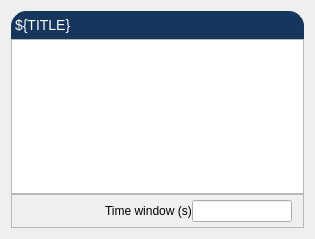
<?xml version="1.0" encoding="UTF-8"?>
<ui version="4.0">
 <class>Form</class>
 <widget class="QWidget" name="Form">
  <property name="geometry">
   <rect>
    <x>0</x>
    <y>0</y>
    <width>315</width>
    <height>239</height>
   </rect>
  </property>
  <property name="sizePolicy">
   <sizepolicy hsizetype="Fixed" vsizetype="Fixed">
    <horstretch>0</horstretch>
    <verstretch>0</verstretch>
   </sizepolicy>
  </property>
  <property name="windowTitle">
   <string>Form</string>
  </property>
  <layout class="QVBoxLayout" name="verticalLayout_2">
   <item>
    <layout class="QVBoxLayout" name="verticalLayout">
     <property name="spacing">
      <number>0</number>
     </property>
     <property name="sizeConstraint">
      <enum>QLayout::SetFixedSize</enum>
     </property>
     <property name="topMargin">
      <number>0</number>
     </property>
     <property name="bottomMargin">
      <number>0</number>
     </property>
     <item>
      <widget class="QLabel" name="label_4">
       <property name="styleSheet">
        <string notr="true">QLabel {
    qproperty-alignment: AlignCenter;
    border: 1px solid #FF17365D;
    border-top-left-radius: 15px;
    border-top-right-radius: 15px;
    background-color: #FF17365D;
    padding: 5px 0px;
    color: rgb(255, 255, 255);
    max-height: 25px;
    font-size: 14px;
}</string>
       </property>
       <property name="text">
        <string>${TITLE}</string>
       </property>
      </widget>
     </item>
     <item>
      <widget class="PyDMTimePlot" name="timeplot">
       <property name="minimumSize">
        <size>
         <width>200</width>
         <height>150</height>
        </size>
       </property>
       <property name="toolTip">
        <string/>
       </property>
       <property name="yAxes">
        <stringlist>
         <string>{&quot;name&quot;: &quot;Axis 1&quot;, &quot;orientation&quot;: &quot;left&quot;, &quot;label&quot;: null, &quot;minRange&quot;: -1.265319018496, &quot;maxRange&quot;: 1.265319018496, &quot;autoRange&quot;: true, &quot;logMode&quot;: false}</string>
        </stringlist>
       </property>
       <property name="curves">
        <stringlist>
         <string>{&quot;channel&quot;: &quot;calc://a:${IDX}?A=ca://${EBUILDPV}.VALA&amp;expr=A.item(${IDX})&quot;, &quot;plot_style&quot;: &quot;Line&quot;, &quot;name&quot;: &quot;${TITLE}&quot;, &quot;color&quot;: &quot;white&quot;, &quot;lineStyle&quot;: 0, &quot;lineWidth&quot;: 1, &quot;symbol&quot;: &quot;o&quot;, &quot;symbolSize&quot;: 3, &quot;yAxisName&quot;: &quot;Axis 1&quot;, &quot;barWidth&quot;: null, &quot;upperThreshold&quot;: null, &quot;lowerThreshold&quot;: null, &quot;thresholdColor&quot;: &quot;white&quot;}</string>
        </stringlist>
       </property>
       <property name="bufferSize">
        <number>72000</number>
       </property>
       <property name="updateMode" stdset="0">
        <enum>PyDMTimePlot::OnValueChange</enum>
       </property>
       <property name="timeSpan">
        <double>600.000000000000000</double>
       </property>
      </widget>
     </item>
     <item>
      <widget class="QFrame" name="frame">
       <property name="minimumSize">
        <size>
         <width>0</width>
         <height>0</height>
        </size>
       </property>
       <property name="frameShape">
        <enum>QFrame::StyledPanel</enum>
       </property>
       <property name="frameShadow">
        <enum>QFrame::Raised</enum>
       </property>
       <layout class="QHBoxLayout" name="horizontalLayout_2">
        <property name="leftMargin">
         <number>11</number>
        </property>
        <property name="topMargin">
         <number>5</number>
        </property>
        <property name="rightMargin">
         <number>11</number>
        </property>
        <property name="bottomMargin">
         <number>5</number>
        </property>
        <item>
         <layout class="QHBoxLayout" name="horizontalLayout">
          <property name="spacing">
           <number>0</number>
          </property>
          <property name="topMargin">
           <number>0</number>
          </property>
          <item>
           <spacer name="horizontalSpacer">
            <property name="orientation">
             <enum>Qt::Horizontal</enum>
            </property>
            <property name="sizeHint" stdset="0">
             <size>
              <width>40</width>
              <height>20</height>
             </size>
            </property>
           </spacer>
          </item>
          <item>
           <widget class="QLabel" name="label_2">
            <property name="font">
             <font>
              <pointsize>9</pointsize>
             </font>
            </property>
            <property name="text">
             <string>Time window (s)</string>
            </property>
           </widget>
          </item>
          <item>
           <widget class="QLineEdit" name="le_timespan">
            <property name="maximumSize">
             <size>
              <width>100</width>
              <height>16777215</height>
             </size>
            </property>
            <property name="font">
             <font>
              <pointsize>9</pointsize>
             </font>
            </property>
           </widget>
          </item>
         </layout>
        </item>
       </layout>
      </widget>
     </item>
    </layout>
   </item>
  </layout>
 </widget>
 <customwidgets>
  <customwidget>
   <class>PyDMTimePlot</class>
   <extends>QGraphicsView</extends>
   <header>pydm.widgets.timeplot</header>
  </customwidget>
 </customwidgets>
 <resources/>
 <connections/>
</ui>
